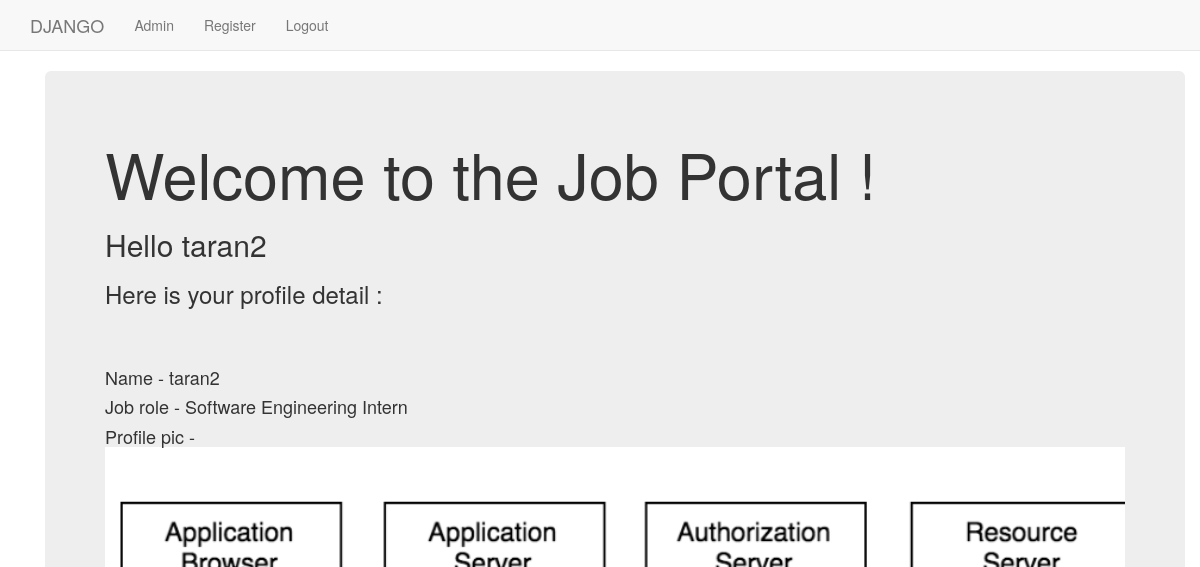
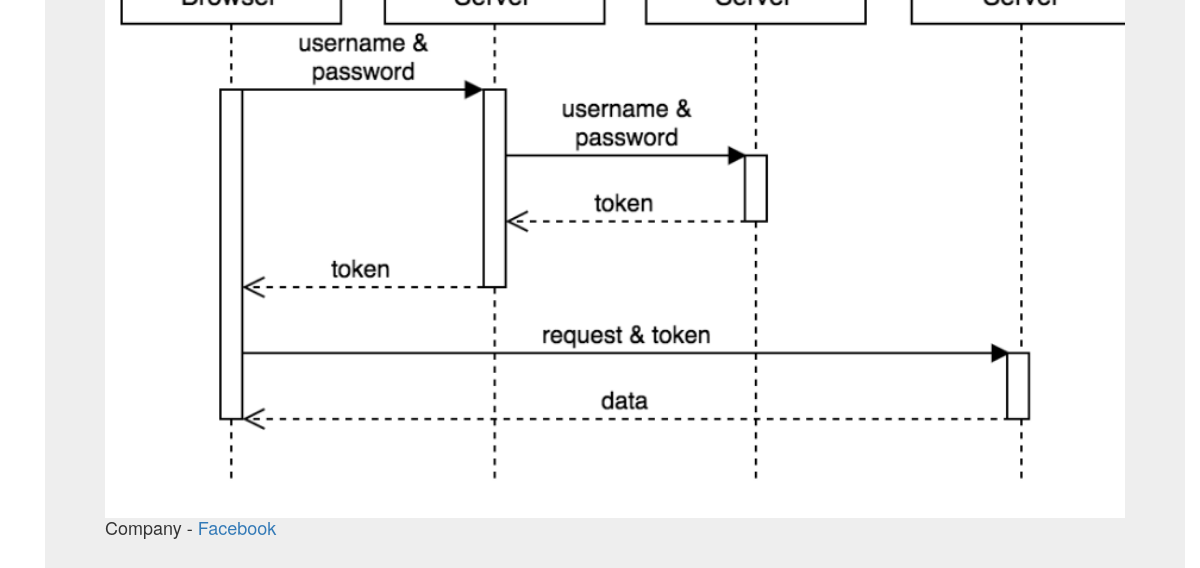
Before: / (signed in) with the older database file (2 pictures, top to bottom).
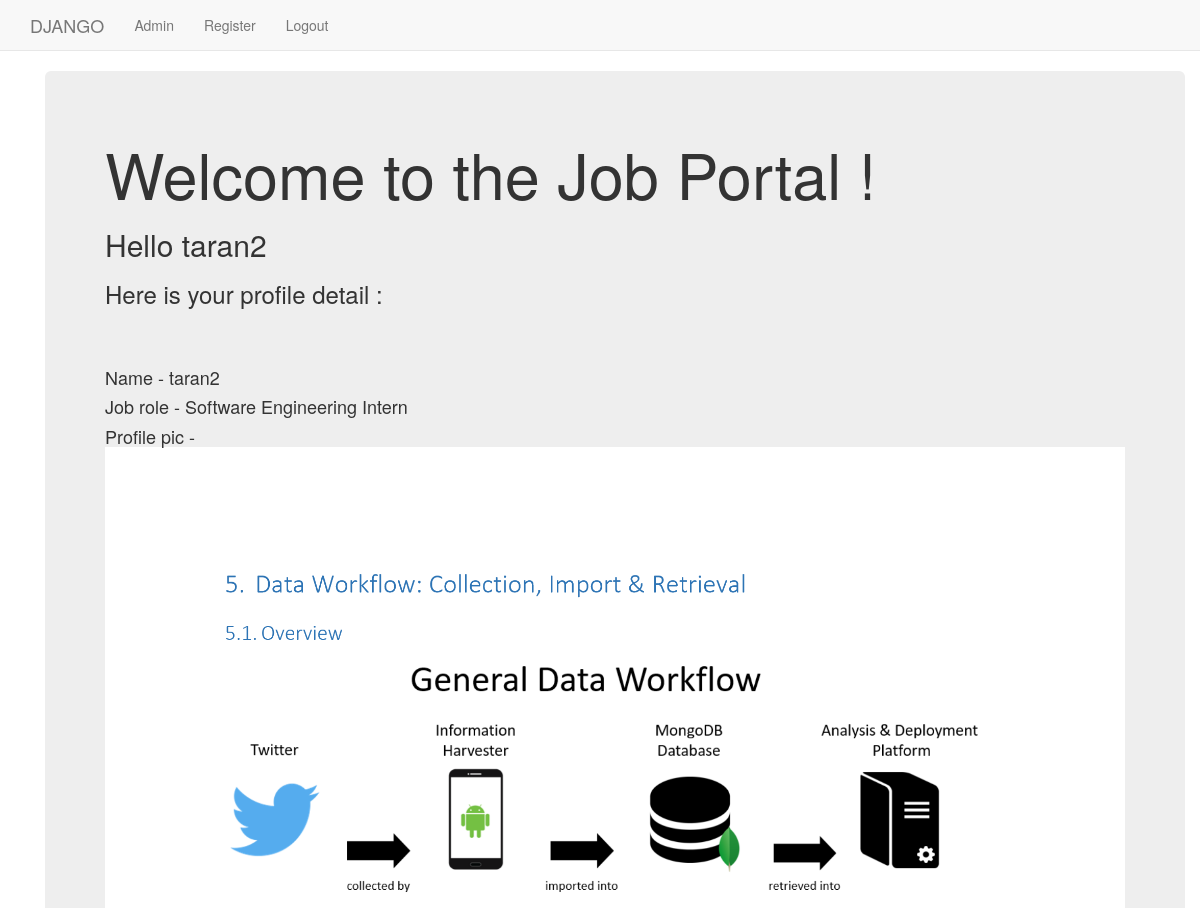
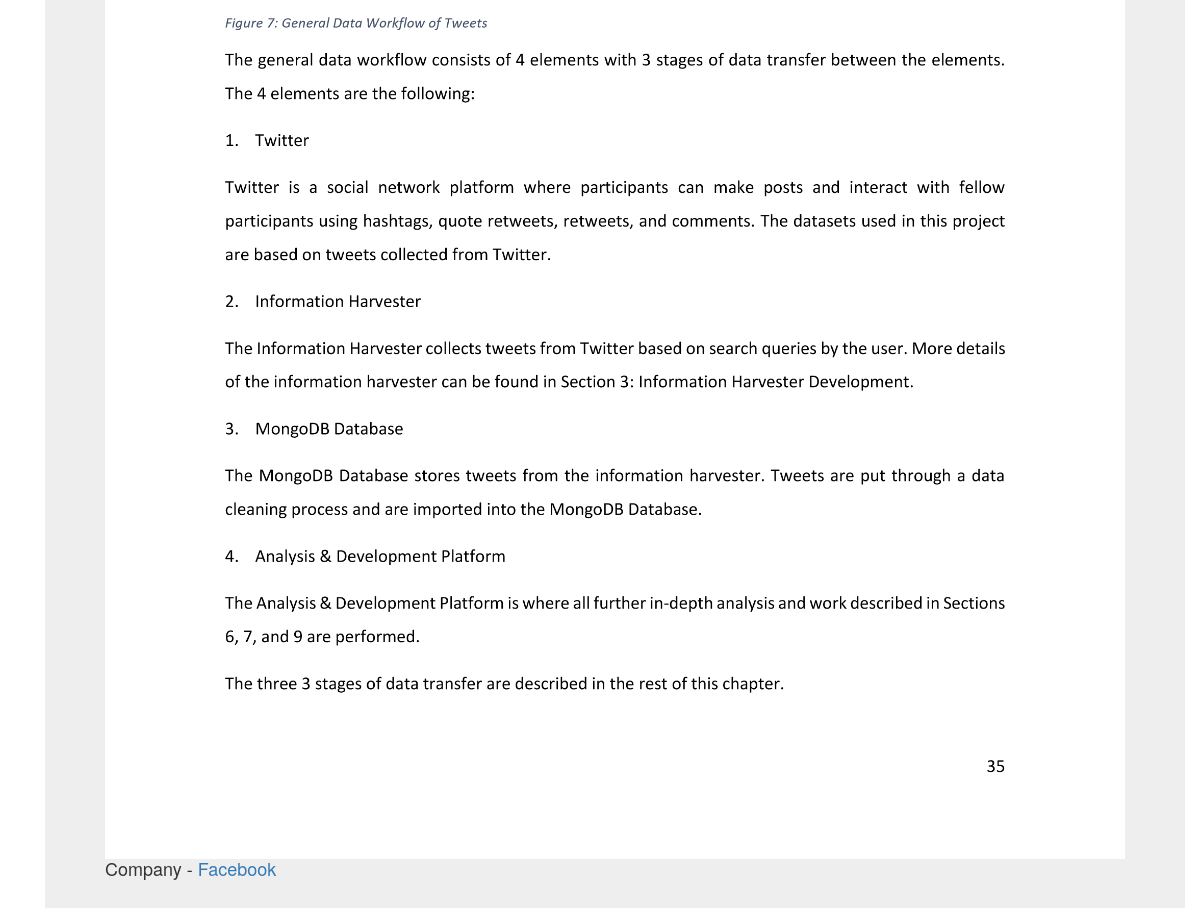
After: the same page with the newer database file (2 pictures, top to bottom).
### job/models.py (models this page shows, shortened)
class UserProfileInfo(models.Model):
    user = models.OneToOneField(User,on_delete=models.CASCADE),
    profile_pic = models.ImageField(upload_to='job/',blank=True)
    job_role = models.CharField(max_length=100)
    company = models.ForeignKey(Company,on_delete=models.CASCADE)
    visited = models.BooleanField(default=False)
    visited_company_page = models.BooleanField(default=False)

class Company(models.Model):
    company_name = models.CharField(max_length=50)
    logo = models.ImageField(upload_to='company',blank=True)
    address = models.CharField(max_length=100)
    def __str__(self):
        return self.company_name

### job/views.py (the view)
# urls.py: path('',views.index,name='index'),
def index(request):
    print(request.user.id)
    if(request.user.id is not None):
        print(request.user.username)
        user_id = User.objects.get(username=request.user.username)
        print(user_id.id)
        curr_user = UserProfileInfo.objects.get(id=user_id.id-1)
        (curr_user.visited_company_page) = False
        curr_user.save()
    else:
        curr_user = []
    return render(request,'job/index.html',{'current_user':curr_user})

### templates/job/index.html
{% extends "job/base.html" %}
{% block body_block %}
<div class="container">
  <div class="jumbotron">
    <h1>Welcome to the Job Portal !</h1>
    {% if user.is_authenticated %}
        <h2>Hello {{user.username}} </h2>
        <h3>Here is your profile detail : </h3><br><br>
        <h4>Name - {{user.username}}</h4>
        <h4>Job role - {{ current_user.job_role }} </h4>
        {% if current_user.profile_pic %}
                  <h4>Profile pic - <br><img src="{{ current_user.profile_pic.url }}" class="img-responsive" style="width: 100%; float: left; margin-right: 10px;" /> </h4><br>
        {% endif %}
        <br><br><br><h4>Company - <a href="http://127.0.0.1:8000/company/">{{current_user.company}}</a></h4>
    {% else %}
        <h2>Register or Login if you'd like to</h2>
    {% endif %}
  </div>
</div>
{% endblock %}

### templates/job/base.html (shortened to what this page needs)
<!DOCTYPE html>
<html>
  <head>
    <link rel="stylesheet" href="https://maxcdn.bootstrapcdn.com/bootstrap/3.3.7/css/bootstrap.min.css"></head>
  <body>
    <nav class="navbar navbar-default navbar-static-top">
      <div class="container">
        <ul class="nav navbar-nav">
          <li><a class="navbar-brand" href="{% url 'index' %}">DJANGO</a></li>
          <li><a class="navbar-link" href="{% url 'admin:index' %}">Admin</a></li>
          <li><a class="navbar-link" href="{% url 'job:register' %}">Register</a></li>
          {% if user.is_authenticated %}
            <li><a href="http://127.0.0.1:8000/logout/">Logout</a></li>
          {% else %}
            <li><a class="navbar-link" href="{% url 'job:user_login' %}">Login</a></li>
          {% endif %}</ul>
      </div>
    </nav>
    <div class="container">
    {% block body_block %}
    {% endblock %}
    </div>
  </body>
</html>

Changed rows visible on the page:
changed UserProfileInfo "Software Engineering Intern": profile_pic: a different picture
